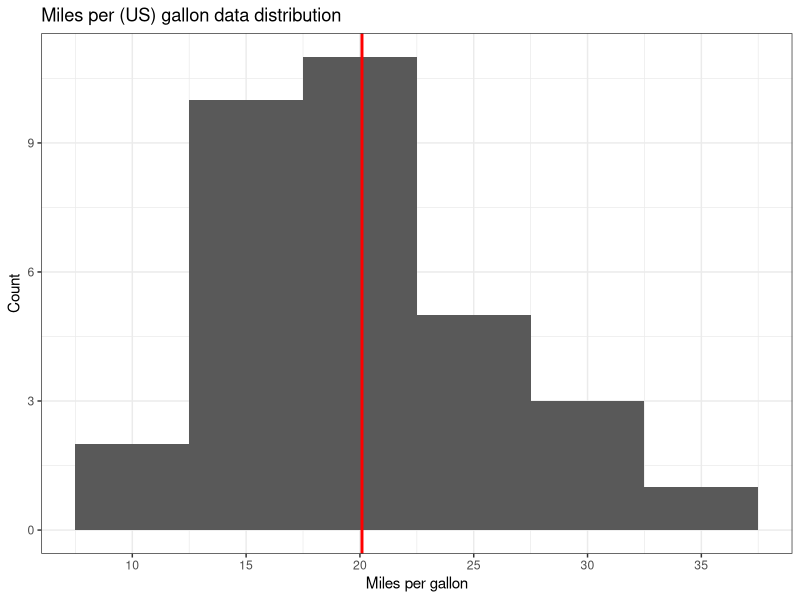
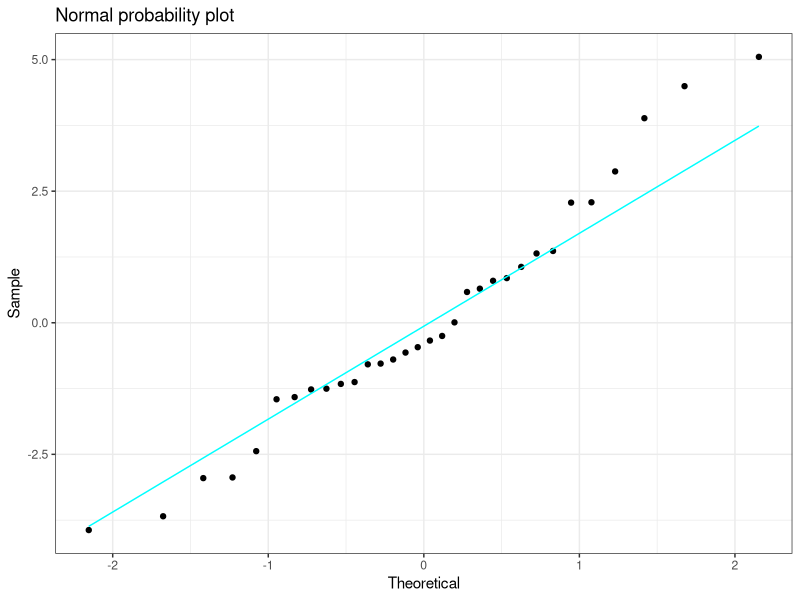
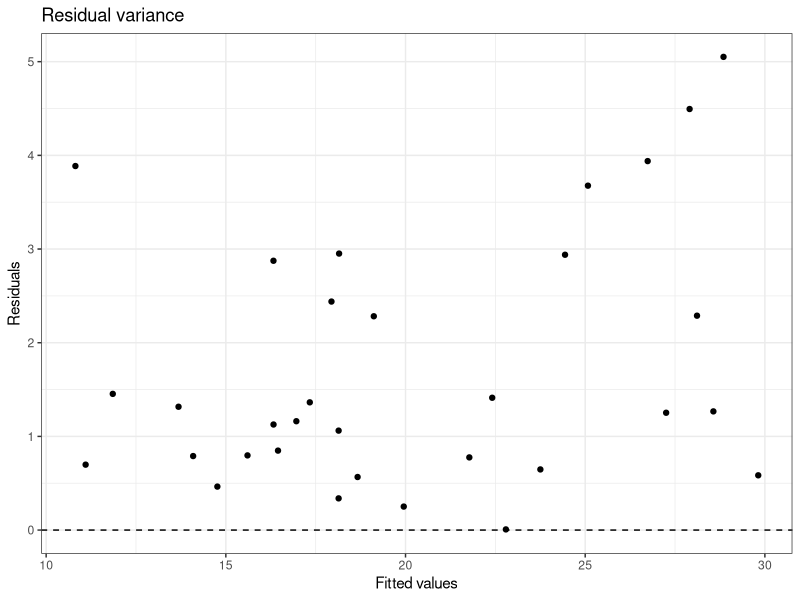
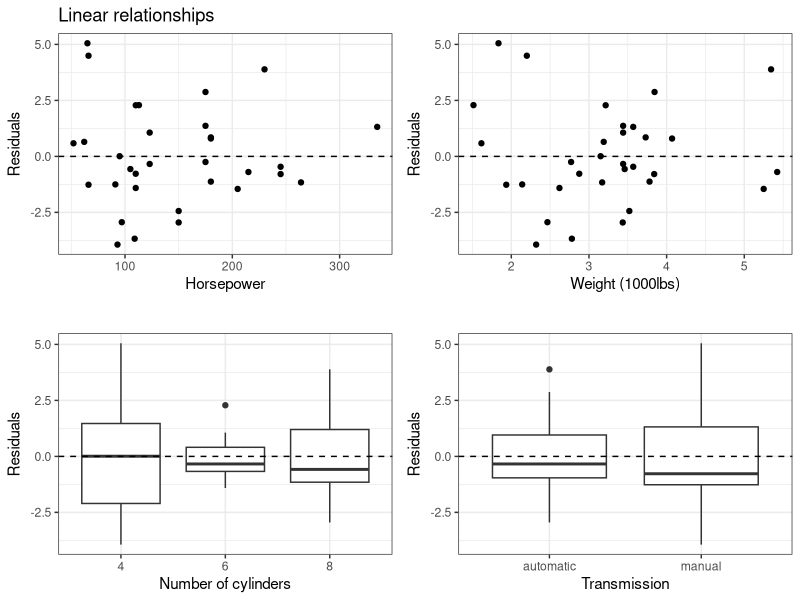
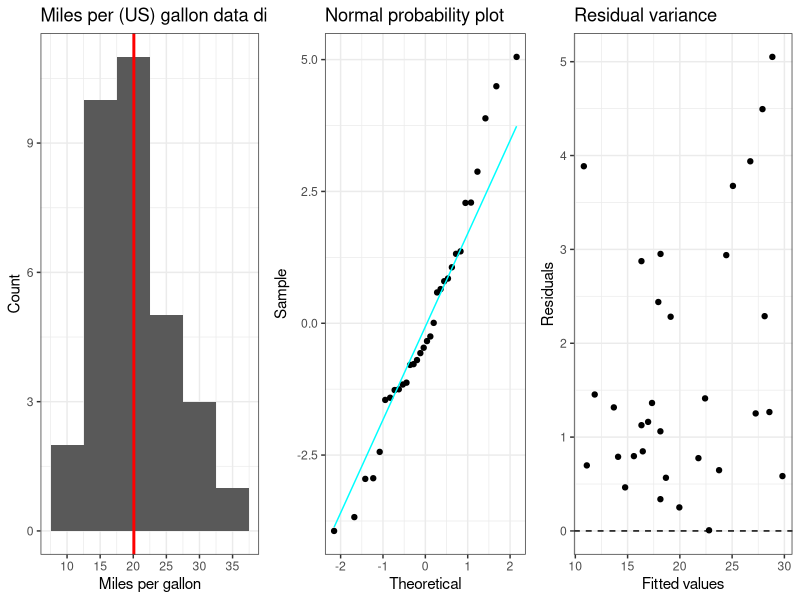
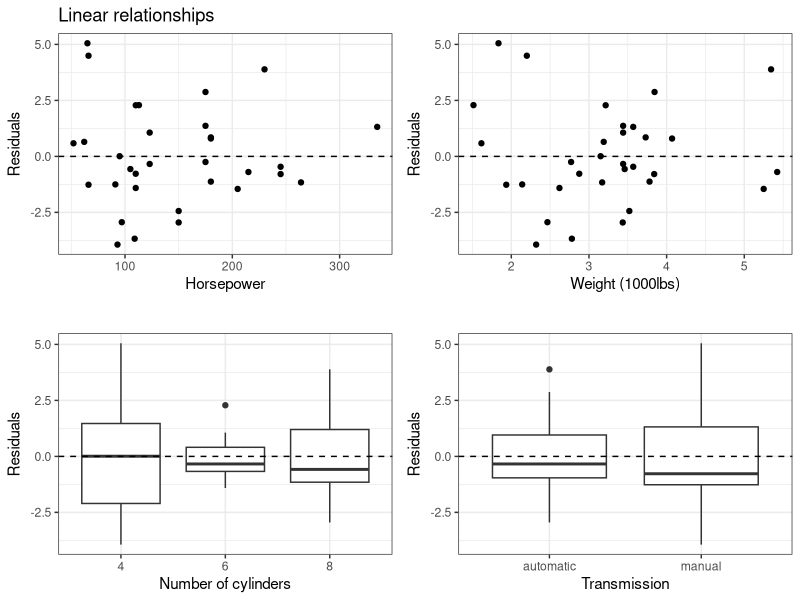

Write R code to recreate these figures, in order.
## ---- chunk 1
knitr::opts_chunk$set(echo = FALSE)
## ---- chunk 2
library(dplyr, warn.conflicts = F)
library(ggplot2, warn.conflicts = F)
library(ggpubr, warn.conflicts = F)
## ---- chunk 3
str(mtcars)
## ---- chunk 4
mtcars2 <- within(mtcars, {
   vs <- factor(vs, labels = c("V", "S"))
   am <- factor(am, labels = c("automatic", "manual"))
   cyl  <- ordered(cyl)
   gear <- ordered(gear)
   carb <- ordered(carb)
})
## ---- chunk 5
summary(mtcars2$mpg)
## ---- chunk 6
g <- ggplot(data = mtcars2, aes(x = mpg)) 
g<- g + geom_histogram(binwidth =  5) 
g<- g + scale_x_continuous(name="Miles per gallon", breaks=seq(0,35,5))
g<- g + labs(title = 'Miles per (US) gallon data distribution', y = 'Count')
g<- g + theme_bw()
g<- g+ geom_vline(xintercept = mean(mtcars2$mpg),colour = 'red', size = 1)
g
## ---- chunk 7
fit <- lm(data = mtcars2, formula = mpg ~ .)
summary(fit)
## ---- chunk 8
fit2<- step(object = fit,direction = 'backward',trace = F)
## ---- chunk 9
summary(fit2)
## ---- chunk 10
g<- ggplot(data = fit2, aes(sample = .resid))
g<- g + stat_qq() + stat_qq_line(color = 'cyan')
g<- g + theme_bw()
g<- g + labs(title = 'Normal probability plot', x = 'Theoretical', y = 'Sample')
g
## ---- chunk 11
g<- ggplot(data = fit2, aes(x = .fitted, y = abs(.resid))) 
g<- g + geom_point() 
g<- g +geom_hline(yintercept = 0, linetype = "dashed") 
g<- g +labs(title = 'Residual variance',x="Fitted values",y="Residuals")
g<- g + theme_bw()
g
## ---- chunk 12
g1<- ggplot(data = fit2, aes(x = mtcars2$hp, y = .resid)) 
g1<- g1 + geom_point() 
g1<- g1 +geom_hline(yintercept = 0, linetype = "dashed") 
g1<- g1 +labs(title = 'Linear relationships',x="Horsepower",y="Residuals")
g1<- g1 + theme_bw()

g2<- ggplot(data = fit2, aes(x = mtcars2$wt, y = .resid)) 
g2<- g2 + geom_point() 
g2<- g2 +geom_hline(yintercept = 0, linetype = "dashed") 
g2<- g2 +labs(title = ' ',x="Weight (1000lbs)",y="Residuals")
g2<- g2 + theme_bw()

g3<- ggplot(data = fit2, aes(x = mtcars2$cyl, y = .resid)) 
g3<- g3 + geom_boxplot() 
g3<- g3 +geom_hline(yintercept = 0, linetype = "dashed") 
g3<- g3 +labs(title = ' ',x="Number of cylinders",y="Residuals")
g3<- g3 + theme_bw()

g4<- ggplot(data = fit2, aes(x = mtcars2$am, y = .resid)) 
g4<- g4 + geom_boxplot() 
g4<- g4 +geom_hline(yintercept = 0, linetype = "dashed") 
g4<- g4 +labs(title = ' ',x="Transmission",y="Residuals")
g4<- g4 + theme_bw()

ggarrange(g1,g2,g3,g4, nrow = 2, ncol = 2 ) + labs(title = 'adad')
## ---- chunk 13
confint(fit2,parm = 'ammanual',level = 0.95)
## ---- chunk 14
g <- ggplot(data = mtcars2, aes(x = mpg)) 
g<- g + geom_histogram(binwidth =  5) 
g<- g + scale_x_continuous(name="Miles per gallon", breaks=seq(0,35,5))
g<- g + labs(title = 'Miles per (US) gallon data distribution', y = 'Count')
g<- g + theme_bw()
g<- g + geom_vline(xintercept = mean(mtcars2$mpg),colour = 'red', size = 1)
## ---- chunk 15
g1<- ggplot(data = fit2, aes(sample = .resid))
g1<- g1 + stat_qq() + stat_qq_line(color = 'cyan')
g1<- g1 + labs(title = 'Normal probability plot', x = 'Theoretical', y = 'Sample')
g1<- g1 + theme_bw()
## ---- chunk 16
g2<- ggplot(data = fit2, aes(x = .fitted, y = abs(.resid))) 
g2<- g2 + geom_point() 
g2<- g2 +geom_hline(yintercept = 0, linetype = "dashed") 
g2<- g2 +labs(title = 'Residual variance',x="Fitted values",y="Residuals")
g2<- g2 + theme_bw()
## ---- chunk 17
ggarrange(g,g1,g2,ncol=3,nrow = 1)
## ---- chunk 18
g1<- ggplot(data = fit2, aes(x = mtcars2$hp, y = .resid)) 
g1<- g1 + geom_point() 
g1<- g1 +geom_hline(yintercept = 0, linetype = "dashed") 
g1<- g1 +labs(title = 'Linear relationships',x="Horsepower",y="Residuals")
g1<- g1 + theme_bw()

g2<- ggplot(data = fit2, aes(x = mtcars2$wt, y = .resid)) 
g2<- g2 + geom_point() 
g2<- g2 +geom_hline(yintercept = 0, linetype = "dashed") 
g2<- g2 +labs(title = ' ',x="Weight (1000lbs)",y="Residuals")
g2<- g2 + theme_bw()

g3<- ggplot(data = fit2, aes(x = mtcars2$cyl, y = .resid)) 
g3<- g3 + geom_boxplot() 
g3<- g3 +geom_hline(yintercept = 0, linetype = "dashed") 
g3<- g3 +labs(title = ' ',x="Number of cylinders",y="Residuals")
g3<- g3 + theme_bw()

g4<- ggplot(data = fit2, aes(x = mtcars2$am, y = .resid)) 
g4<- g4 + geom_boxplot() 
g4<- g4 +geom_hline(yintercept = 0, linetype = "dashed") 
g4<- g4 +labs(title = ' ',x="Transmission",y="Residuals")
g4<- g4 + theme_bw()

ggarrange(g1,g2,g3,g4, nrow = 2, ncol = 2 ) + labs(title = 'adad')
